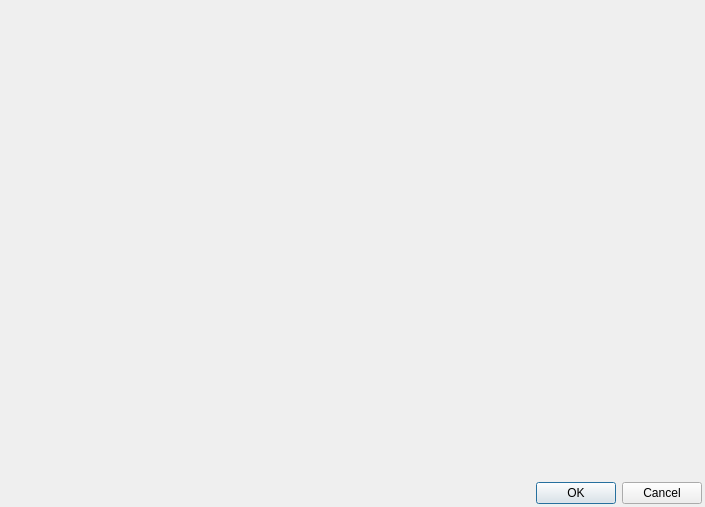
<?xml version="1.0" encoding="UTF-8"?>
<ui version="4.0">
 <class>DisplayPlotDialog</class>
 <widget class="QDialog" name="DisplayPlotDialog">
  <property name="geometry">
   <rect>
    <x>0</x>
    <y>0</y>
    <width>705</width>
    <height>507</height>
   </rect>
  </property>
  <property name="windowTitle">
   <string>Dialog</string>
  </property>
  <layout class="QVBoxLayout" name="verticalLayout">
   <property name="spacing">
    <number>3</number>
   </property>
   <property name="leftMargin">
    <number>3</number>
   </property>
   <property name="topMargin">
    <number>3</number>
   </property>
   <property name="rightMargin">
    <number>3</number>
   </property>
   <property name="bottomMargin">
    <number>3</number>
   </property>
   <item>
    <widget class="QWidget" name="widgetPlace" native="true"/>
   </item>
   <item>
    <widget class="QDialogButtonBox" name="buttonBox">
     <property name="orientation">
      <enum>Qt::Horizontal</enum>
     </property>
     <property name="standardButtons">
      <set>QDialogButtonBox::Cancel|QDialogButtonBox::Ok</set>
     </property>
    </widget>
   </item>
  </layout>
 </widget>
 <resources/>
 <connections>
  <connection>
   <sender>buttonBox</sender>
   <signal>accepted()</signal>
   <receiver>DisplayPlotDialog</receiver>
   <slot>accept()</slot>
   <hints>
    <hint type="sourcelabel">
     <x>248</x>
     <y>254</y>
    </hint>
    <hint type="destinationlabel">
     <x>157</x>
     <y>274</y>
    </hint>
   </hints>
  </connection>
  <connection>
   <sender>buttonBox</sender>
   <signal>rejected()</signal>
   <receiver>DisplayPlotDialog</receiver>
   <slot>reject()</slot>
   <hints>
    <hint type="sourcelabel">
     <x>316</x>
     <y>260</y>
    </hint>
    <hint type="destinationlabel">
     <x>286</x>
     <y>274</y>
    </hint>
   </hints>
  </connection>
 </connections>
</ui>
